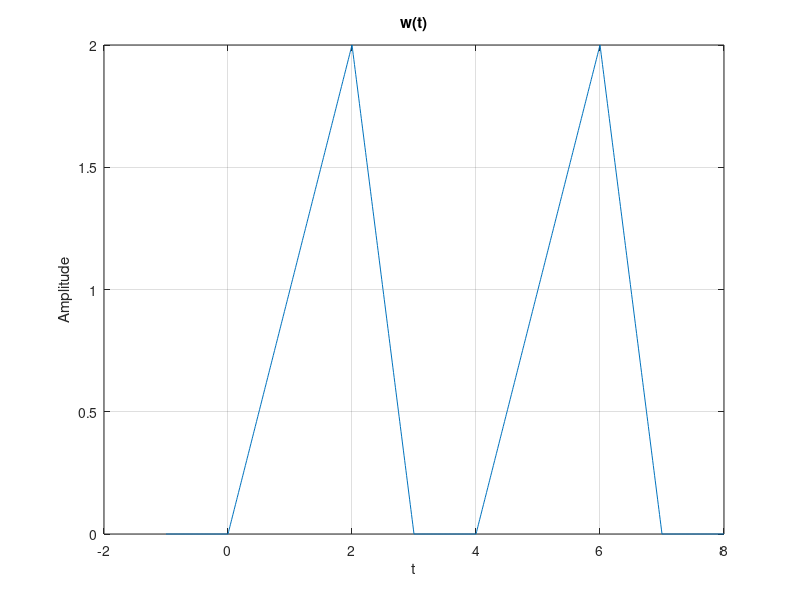
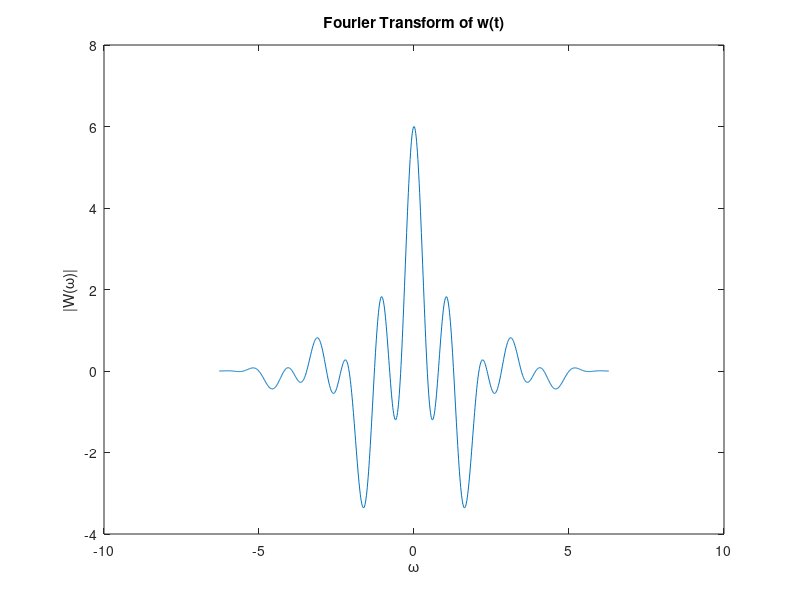

The MATLAB source for these figures, in order:
clc;
clear all;
close all;

td = 0.01;
t = -1:td:8;

w = (t>=0 & t<=2).*(t) + (t>2 & t<=3).*(6 -2.*t) + (t>=4 & t<=6).*(t-4) + (t>6 & t<=7).*(14 -2.*t);

figure
plot(t,w)
title('w(t)')
xlabel('t')
ylabel('Amplitude')
grid on

omega = linspace(-2*pi, 2*pi, length(t));
W = sum(w'.*exp(-j*omega.*t')*td);

figure
plot(omega,W)
title('Fourier Transform of w(t)')
xlabel('\omega')
ylabel('|W(\omega)|')
